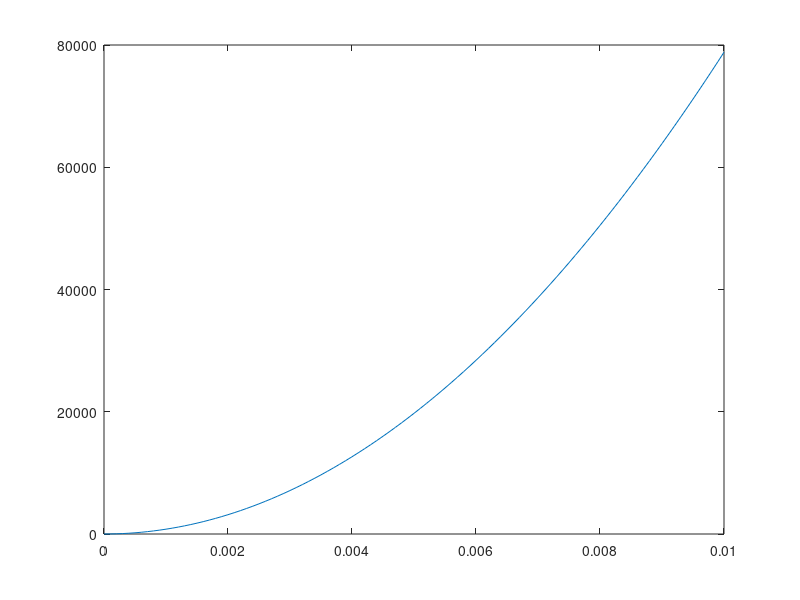
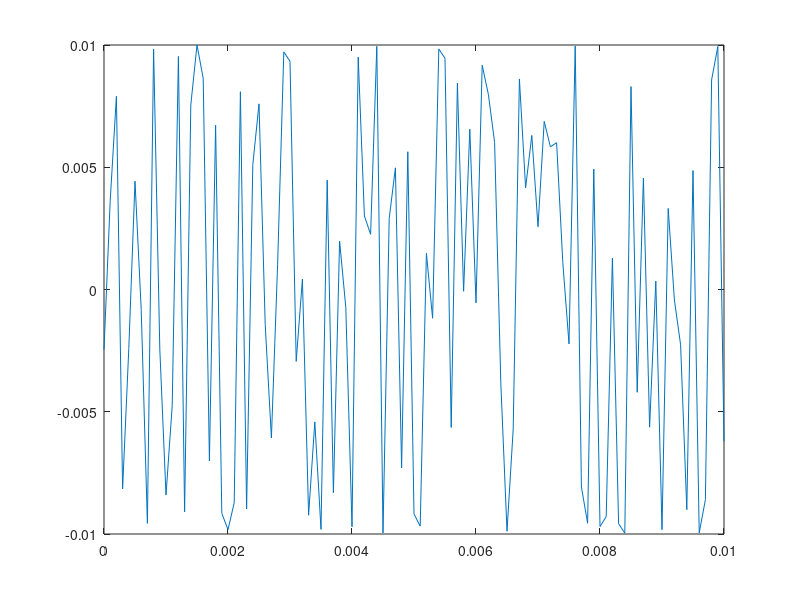

The MATLAB source for these figures, in order:
% op_rings.m

clear all
close all
clc


wL = 6.328e-9;
k = 2*pi/wL;
ES = 1e-3;
a = 0.01;
nR = 101;
zP = 0.1;

xQ = linspace(0,a,nR);


rQP = sqrt(zP^2 + xQ.^2);


EP = (ES ./ rQP) .* exp(-1i * k * rQP);

%EP_sum = sum(EP)
EP_sum = 0;
T = zeros(1,nR);

for c = 1 :nR
    if abs(angle(EP(c))/pi) < 0.5;
       EP_sum = EP_sum + EP(c);
       T(c) = 1;
    end
end


IRR = EP_sum .* conj(EP_sum)

figure(1)
x = xQ;
y = (rQP-zP)/wL;
plot(x,y)

figure(2)
x = xQ;
y = EP;
plot(x,y)

%%
%clear all
%close all
%clc

wL = 6.328e-9;
k = 2*pi/wL;

R = [wL, 2*wL, (3/2)*wL];

z = (1./R) .* exp(-1i * k * R)

zT = sum(z)

z3 = zT .* conj(zT)
